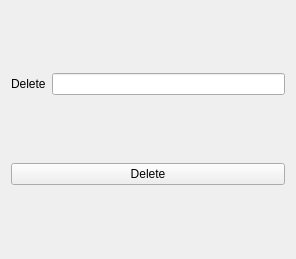
<?xml version="1.0" encoding="UTF-8"?>
<ui version="4.0">
 <class>deleteCustomer55555</class>
 <widget class="QWidget" name="deleteCustomer55555">
  <property name="geometry">
   <rect>
    <x>0</x>
    <y>0</y>
    <width>296</width>
    <height>259</height>
   </rect>
  </property>
  <property name="windowTitle">
   <string>Delete Customer</string>
  </property>
  <layout class="QVBoxLayout" name="verticalLayout">
   <item>
    <layout class="QHBoxLayout" name="horizontalLayout">
     <item>
      <widget class="QLabel" name="label">
       <property name="text">
        <string>Delete</string>
       </property>
      </widget>
     </item>
     <item>
      <widget class="QLineEdit" name="del"/>
     </item>
    </layout>
   </item>
   <item>
    <widget class="QPushButton" name="delBtn">
     <property name="text">
      <string>Delete</string>
     </property>
    </widget>
   </item>
  </layout>
 </widget>
 <resources/>
 <connections/>
</ui>
